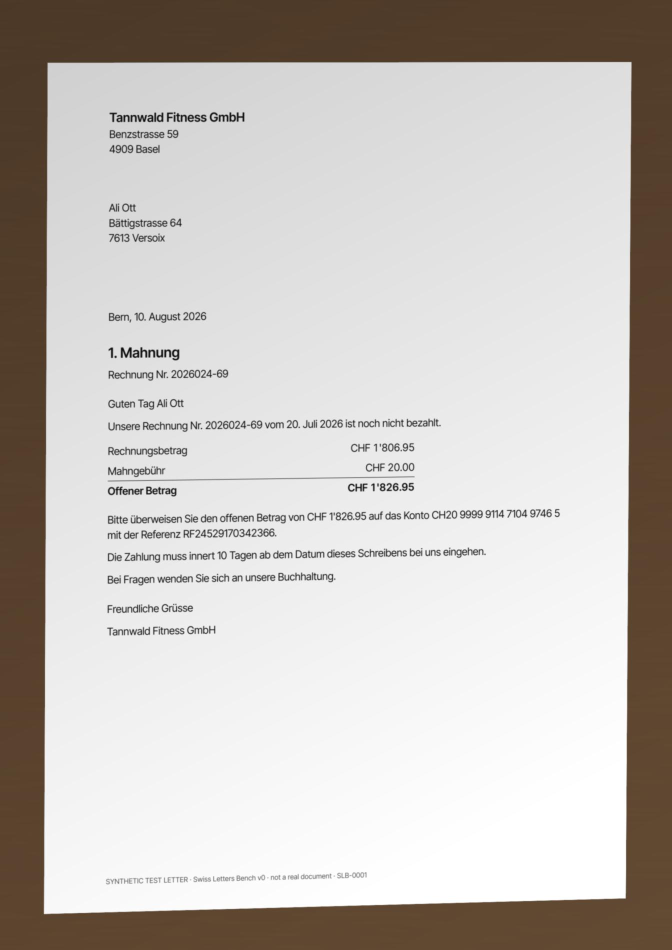
#> input picture track_2b/data/bench_small/images/phone/SLB-0001_p1.jpg, 1344 x 1900 px (shown at 1/2 size)
$ python -i image.py   (imports and definitions only)   (older library calls are emulated)
#> lines starting #> are read from the running program, lines starting #| are printed output that depends on the picture; after the words box and inside, x2 and y2 are one past the last pixel; in counts of white or black regions, pixels touching at a corner belong together
"""Page images: load, crop to the page, deskew, normalise, resize (spec section 8.0). No model."""

from __future__ import annotations

import io

import cv2
import numpy as np
from PIL import Image, ImageOps

PDF_DPI = 200
MODEL_LONG_SIDE = 1600  # tune in the gate test: 1280 / 1600 / 2048
MIN_SHARPNESS = 12.0  # variance of the Laplacian; below this the page is treated as unreadable


class UnreadablePage(ValueError):
    pass


# [18 lines left out: function load_pages, not called in this run]


def _order_corners(points: np.ndarray) -> np.ndarray:
    points = points.reshape(4, 2).astype(np.float32)
    total, diff = points.sum(axis=1), np.diff(points, axis=1).ravel()
    return np.array(
        [points[total.argmin()], points[diff.argmin()], points[total.argmax()], points[diff.argmax()]],
        dtype=np.float32,
    )


def find_page_quad(image: np.ndarray) -> np.ndarray | None:
    """The page outline as four corners (tl, tr, br, bl), or None when the page already fills the frame."""
    height, width = image.shape[:2]
    scale = 800 / max(height, width)
    small = cv2.resize(image, None, fx=scale, fy=scale, interpolation=cv2.INTER_AREA)
    gray = cv2.GaussianBlur(cv2.cvtColor(small, cv2.COLOR_BGR2GRAY), (5, 5), 0)
    edges = cv2.dilate(cv2.Canny(gray, 50, 150), np.ones((3, 3), np.uint8), iterations=2)
    contours, _ = cv2.findContours(edges, cv2.RETR_EXTERNAL, cv2.CHAIN_APPROX_SIMPLE)
    frame_area = small.shape[0] * small.shape[1]
    for contour in sorted(contours, key=cv2.contourArea, reverse=True)[:5]:
        area = cv2.contourArea(contour)
        if not 0.35 * frame_area < area < 0.97 * frame_area:
            continue
        approx = cv2.approxPolyDP(contour, 0.02 * cv2.arcLength(contour, True), True)
        if len(approx) == 4 and cv2.isContourConvex(approx):
            return _order_corners(approx) / scale
    return None


def warp_to_quad(image: np.ndarray, quad: np.ndarray) -> np.ndarray:
    tl, tr, br, bl = quad
    width = int(max(np.linalg.norm(tr - tl), np.linalg.norm(br - bl)))
    height = int(max(np.linalg.norm(bl - tl), np.linalg.norm(br - tr)))
    target = np.array([[0, 0], [width - 1, 0], [width - 1, height - 1], [0, height - 1]], dtype=np.float32)
    matrix = cv2.getPerspectiveTransform(quad.astype(np.float32), target)
    return cv2.warpPerspective(image, matrix, (width, height), borderMode=cv2.BORDER_REPLICATE)


def skew_angle(image: np.ndarray) -> float:
    """Median angle (degrees) of near-horizontal text lines; 0 when unsure."""
    gray = cv2.cvtColor(image, cv2.COLOR_BGR2GRAY)
    scale = 1000 / max(gray.shape)
    small = cv2.resize(gray, None, fx=scale, fy=scale, interpolation=cv2.INTER_AREA)
    edges = cv2.Canny(small, 50, 150)
    lines = cv2.HoughLinesP(edges, 1, np.pi / 720, threshold=120, minLineLength=small.shape[1] // 5, maxLineGap=20)
    if lines is None:
        return 0.0
    angles = [np.degrees(np.arctan2(y2 - y1, x2 - x1)) for x1, y1, x2, y2 in np.asarray(lines).reshape(-1, 4)]
    angles = [a for a in angles if abs(a) < 12]
    return float(np.median(angles)) if len(angles) >= 5 else 0.0


# [4 lines left out: function rotate, not called in this run]


def rectify(image: np.ndarray) -> np.ndarray:
    """Crop to the page and straighten it. The result is what the counsellor sees and what OCR reads."""
    quad = find_page_quad(image)
    if quad is not None:
        image = warp_to_quad(image, quad)
    angle = skew_angle(image)
    if 0.3 < abs(angle) < 10:
        image = rotate(image, angle)
    return image


# [4 lines left out: function sharpness, not called in this run]


def check_readable(image: np.ndarray) -> None:
    if sharpness(image) < MIN_SHARPNESS:
        raise UnreadablePage("This page is too blurry to read. Take the photo again in more light.")


# [16 lines left out: functions for_model, encode_jpeg, not called in this run]

>>> import cv2
>>> picture = cv2.cvtColor(cv2.imread('../../../data/bench_small/images/phone/SLB-0001_p1.jpg'), cv2.COLOR_BGR2RGB)
>>> result = rectify(picture)
#> in find_page_quad, `small = cv2.resize(image, None, fx=scale, fy=scale, interpolation=cv2...`:
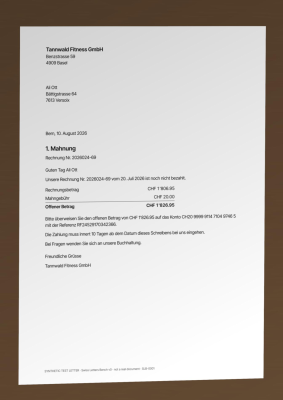
#> small: shape (800, 566, 3) (shown at 1/2 size); mean R, G, B 198, 192.8, 188.2
#> in find_page_quad, `gray = cv2.GaussianBlur(cv2.cvtColor(small, cv2.COLOR_BGR2GRAY), (5, 5..`:
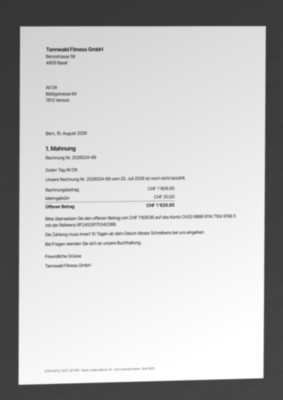
#> gray: shape (800, 566) (shown at 1/2 size); min 53, max 255, mean 192
#> in find_page_quad, `edges = cv2.dilate(cv2.Canny(gray, 50, 150), np.ones((3, 3), np.uint8)..`:
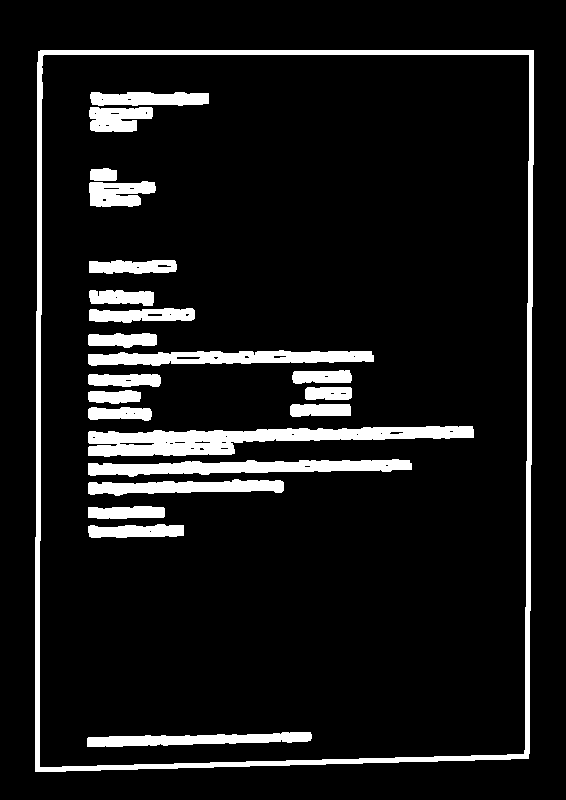
#> edges: shape (800, 566); 9.6% white; 22 white regions
#> in find_page_quad, `contours, _ = cv2.findContours(edges, cv2.RETR_EXTERNAL, cv2.CHAIN_APP..`: contours = 1 contour; box (x1, y1, x2, y2) and area: (35, 50, 534, 772) 353621
#> the loop in find_page_quad, `for contour in sorted(contours, key=cv2.contourArea, reverse=True)[:5]:` made 1 pass
#> (area, points in _order_corners, total in _order_corners, diff in _order_corners) on pass 1: (353621, [[38, 51], [35, 771], [528, 758], [533, 50]], [89, 806, 1286, 583], [13, 736, 230, -483])
#> in rectify, `quad = find_page_quad(image)`: quad = [[90.25, 121.1], [1265.9, 118.8], [1254, 1800.2], [83.12, 1831.1]]
#> in warp_to_quad, `tl, tr, br, bl = quad`: tl = [90.25, 121.1]; tr = [1265.9, 118.8]; br = [1254, 1800.2]; bl = [83.12, 1831.1]
#> in warp_to_quad, `width = int(max(np.linalg.norm(tr - tl), np.linalg.norm(br - bl)))`: width = 1175
#> in warp_to_quad, `height = int(max(np.linalg.norm(bl - tl), np.linalg.norm(br - tr)))`: height = 1710
#> in warp_to_quad, `target = np.array([[0, 0], [width - 1, 0], [width - 1, height - 1], [0..`: target = [[0, 0], [1174, 0], [1174, 1709], [0, 1709]]
#> in warp_to_quad, `matrix = cv2.getPerspectiveTransform(quad.astype(np.float32), target)`: matrix = [[0.98, 0.00408, -88.97], [0.00201, 0.994, -120.5], [-1.42e-05, -2.52e-06, 1]]
#> in warp_to_quad, `return cv2.warpPerspective(image, matrix, (width, height), borderMode=..`:
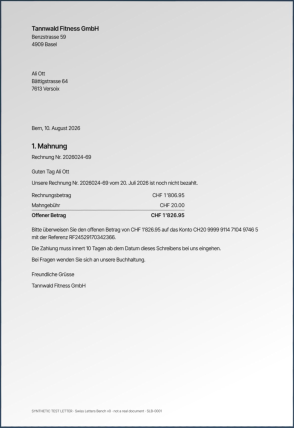
#> returned value: shape (1710, 1175, 3) (shown at 1/4 size); mean of channels 0, 1, 2 229.4, 229.1, 228.9; drawn as B, G, R
#> in skew_angle, `small = cv2.resize(gray, None, fx=scale, fy=scale, interpolation=cv2.I..`:
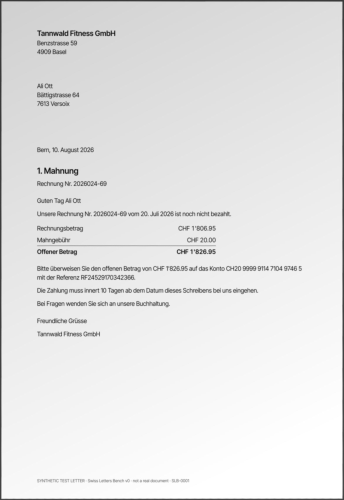
#> small: shape (1000, 687) (shown at 1/2 size); min 15, max 255, mean 229.1
#> in skew_angle, `edges = cv2.Canny(small, 50, 150)`:
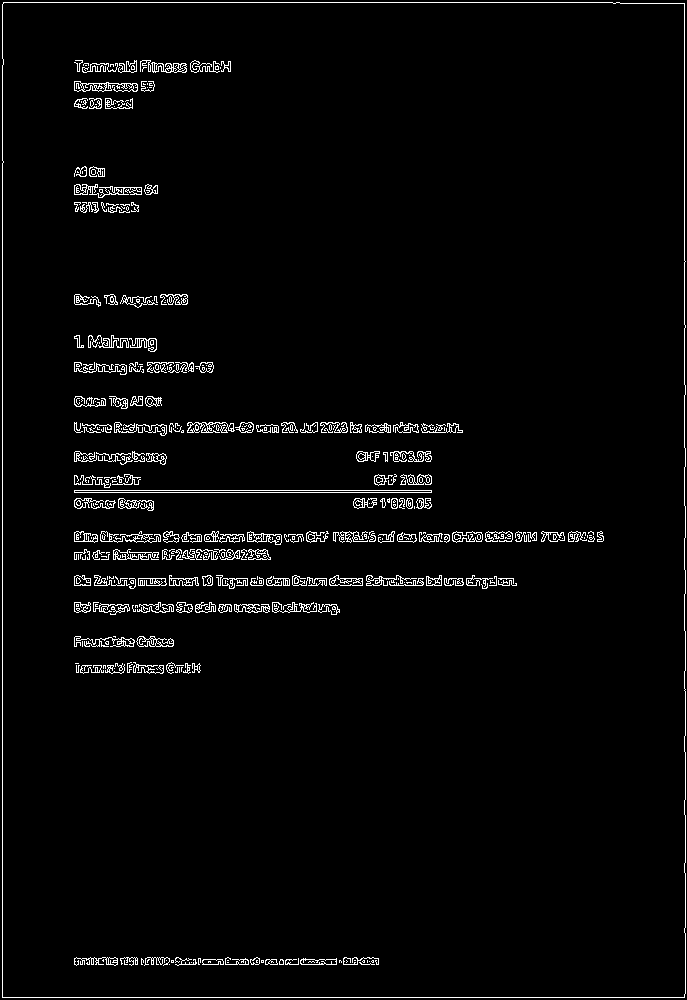
#> edges: shape (1000, 687); 2.8% white in thin lines or dots
#> in skew_angle, `lines = cv2.HoughLinesP(edges, 1, np.pi / 720, threshold=120, minLineL..`: lines = 34 rows, first 6: [2, 997, 2, 4], [3, 997, 684, 997], [3, 2, 619, 2], [684, 505, 684, 3], [685, 993, 685, 631], [74, 492, 431, 492]
#> in skew_angle, `angles = [np.degrees(np.arctan2(y2 - y1, x2 - x1)) for x1, y1, x2, y2 ..`: angles = 34 values, max 0.217 at index 11, min -90 at index 0, mean -7.99
#> in skew_angle, `angles = [a for a in angles if abs(a) < 12]`: angles = 31 values, max 0.217 at index 8, min -0.619 at index 26, mean -0.0489
#> in rectify, `angle = skew_angle(image)`: angle = 0

$ run again, on track_2b/data/bench_small/images/phone/SLB-0002_p1.jpg
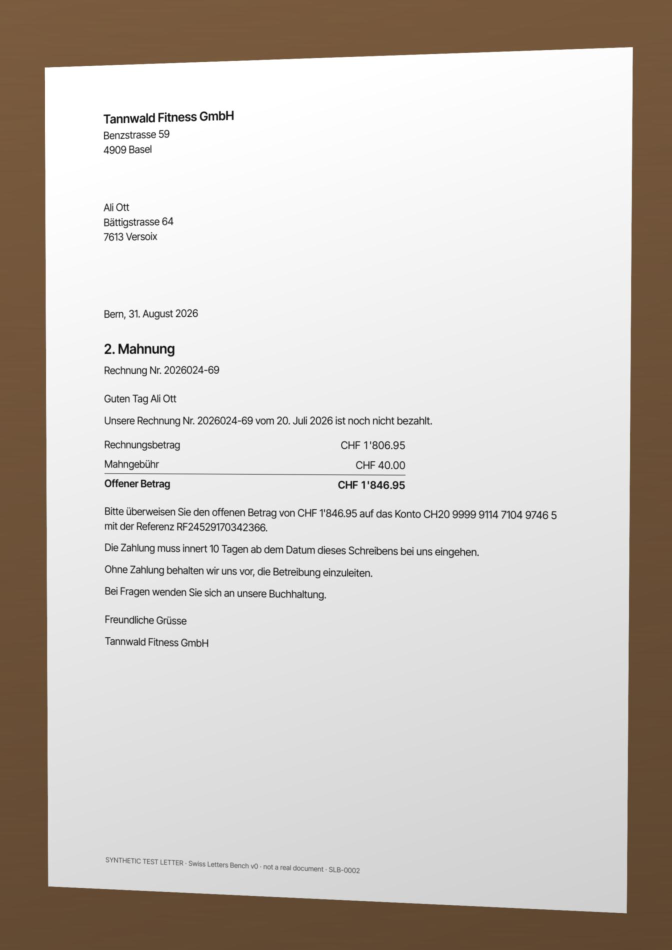
#> input picture track_2b/data/bench_small/images/phone/SLB-0002_p1.jpg, 1344 x 1900 px (shown at 1/2 size)
#> in find_page_quad, `edges = cv2.dilate(cv2.Canny(gray, 50, 150), np.ones((3, 3), np.uint8)..`:
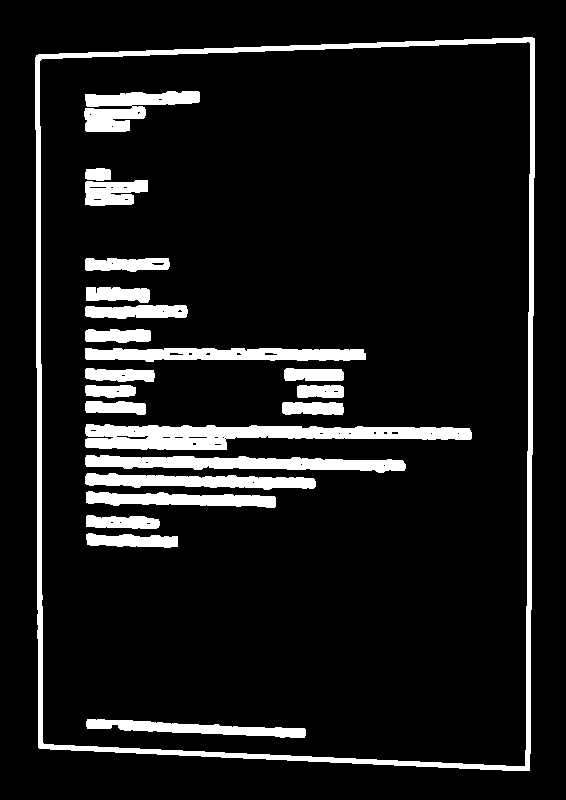
#> edges: shape (800, 566); 10% white; 22 white regions
#> contours = 1 contour; box (x1, y1, x2, y2) and area: (35, 37, 535, 771) 353476
#> the loop in find_page_quad, `for contour in sorted(contours, key=cv2.contourArea, reverse=True)[:5]:` made 1 pass
#> (area, points in _order_corners, total in _order_corners, diff in _order_corners) on pass 1: (353475.5, [[534, 38], [36, 55], [39, 748], [529, 770]], [572, 91, 787, 1299], [-496, 19, 709, 241])
#> quad = [[85.5, 130.6], [1268.2, 90.25], [1256.4, 1828.8], [92.62, 1776.5]]
#> tl = [85.5, 130.6]; tr = [1268.2, 90.25]; br = [1256.4, 1828.8]; bl = [92.62, 1776.5]
#> in warp_to_quad, `width = int(max(np.linalg.norm(tr - tl), np.linalg.norm(br - bl)))`: width = 1183
#> in warp_to_quad, `height = int(max(np.linalg.norm(bl - tl), np.linalg.norm(br - tr)))`: height = 1738
#> target = [[0, 0], [1182, 0], [1182, 1737], [0, 1737]]
#> matrix = [[1.06, -0.00458, -89.94], [0.0356, 1.04, -139.1], [4.78e-05, -9.67e-06, 1]]
#> in skew_angle, `edges = cv2.Canny(small, 50, 150)`:
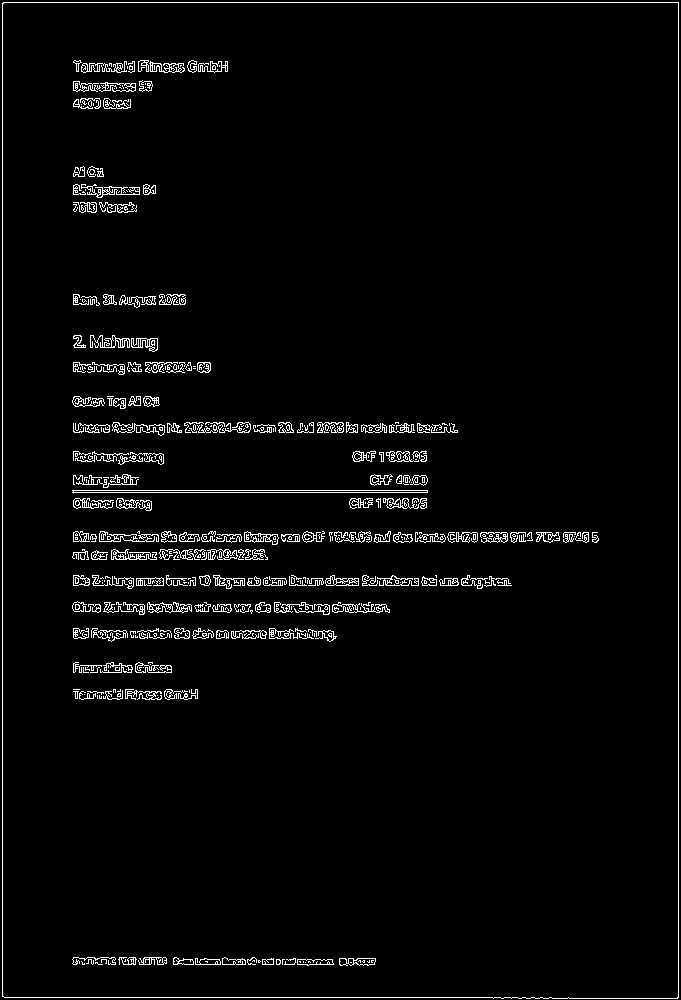
#> edges: shape (1000, 681); 3% white in thin lines or dots
#> lines = 41 rows, first 6: [678, 997, 678, 2], [2, 996, 2, 3], [3, 2, 677, 2], [4, 997, 568, 997], [73, 541, 597, 541], [72, 492, 427, 492]
#> in skew_angle, `angles = [np.degrees(np.arctan2(y2 - y1, x2 - x1)) for x1, y1, x2, y2 ..`: angles = 41 values, max 0.22 at index 30, min -90 at index 0, mean -4.41
#> in skew_angle, `angles = [a for a in angles if abs(a) < 12]`: angles = 39 values, max 0.22 at index 28, min -0.761 at index 31, mean -0.0166
#> angle = 0

$ run again, on track_2b/data/bench_small/images/phone/SLB-0004_p1.jpg
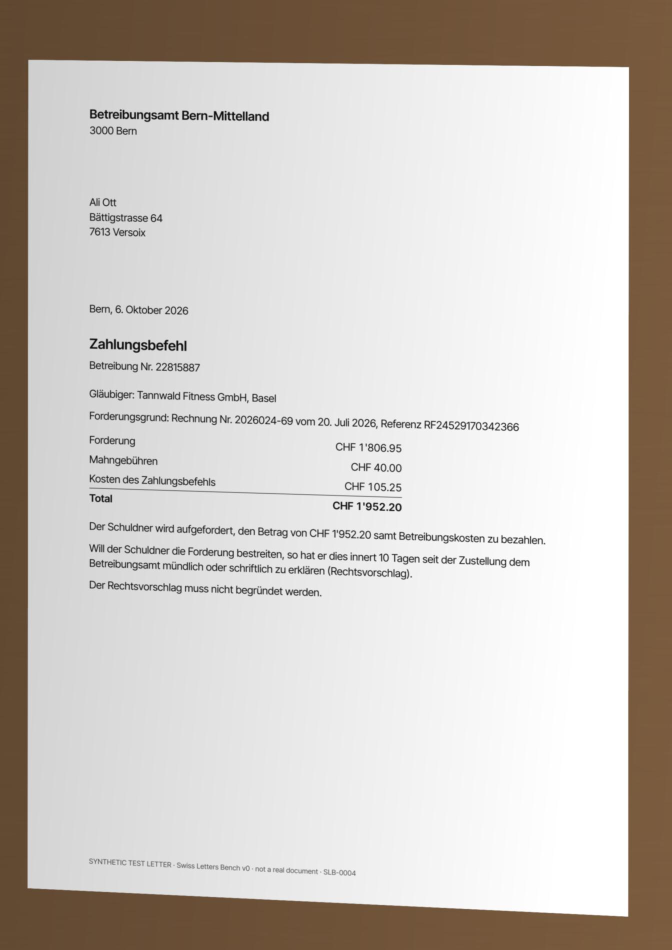
#> input picture track_2b/data/bench_small/images/phone/SLB-0004_p1.jpg, 1344 x 1900 px (shown at 1/2 size)
#> in find_page_quad, `edges = cv2.dilate(cv2.Canny(gray, 50, 150), np.ones((3, 3), np.uint8)..`:
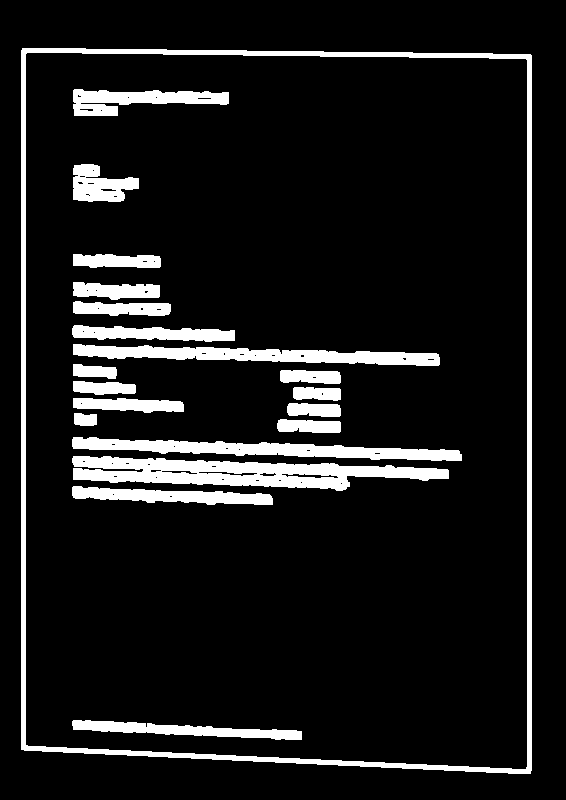
#> edges: shape (800, 566); 10.4% white; 20 white regions
#> contours = 1 contour; box (x1, y1, x2, y2) and area: (21, 48, 532, 774) 362458
#> the loop in find_page_quad, `for contour in sorted(contours, key=cv2.contourArea, reverse=True)[:5]:` made 1 pass
#> (area, points in _order_corners, total in _order_corners, diff in _order_corners) on pass 1: (362458.5, [[22, 48], [21, 749], [530, 773], [531, 55]], [70, 770, 1303, 586], [26, 728, 243, -476])
#> quad = [[52.25, 114], [1261.1, 130.6], [1258.8, 1835.9], [49.88, 1778.9]]
#> tl = [52.25, 114]; tr = [1261.1, 130.6]; br = [1258.8, 1835.9]; bl = [49.88, 1778.9]
#> in warp_to_quad, `width = int(max(np.linalg.norm(tr - tl), np.linalg.norm(br - bl)))`: width = 1210
#> in warp_to_quad, `height = int(max(np.linalg.norm(bl - tl), np.linalg.norm(br - tr)))`: height = 1705
#> target = [[0, 0], [1209, 0], [1209, 1704], [0, 1704]]
#> matrix = [[1.03, 0.00146, -53.74], [-0.0141, 1.02, -116.1], [2.01e-05, 5.66e-08, 1]]
#> in skew_angle, `edges = cv2.Canny(small, 50, 150)`:
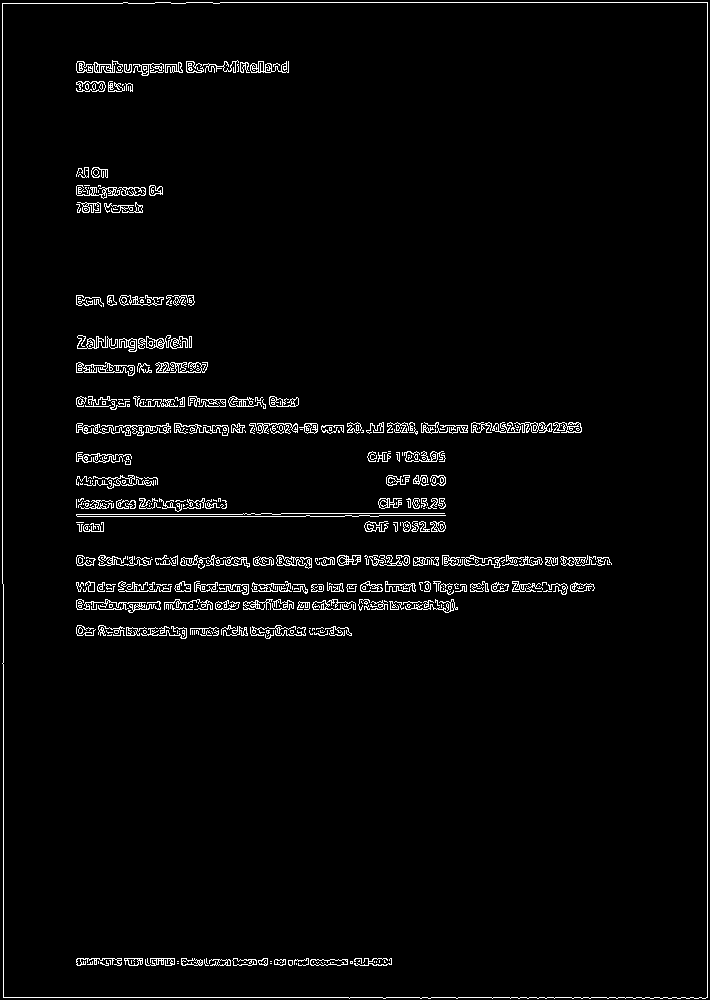
#> edges: shape (1000, 710); 3% white in thin lines or dots
#> lines = 45 rows, first 6: [707, 997, 707, 2], [155, 2, 706, 2], [3, 997, 706, 997], [2, 583, 2, 3], [3, 996, 3, 584], [78, 591, 583, 591]
#> in skew_angle, `angles = [np.degrees(np.arctan2(y2 - y1, x2 - x1)) for x1, y1, x2, y2 ..`: angles = 45 values, max 0.335 at index 37, min -90 at index 0, mean -5.99
#> in skew_angle, `angles = [a for a in angles if abs(a) < 12]`: angles = 42 values, max 0.335 at index 34, min -0.215 at index 16, mean 0.0122
#> angle = 0
